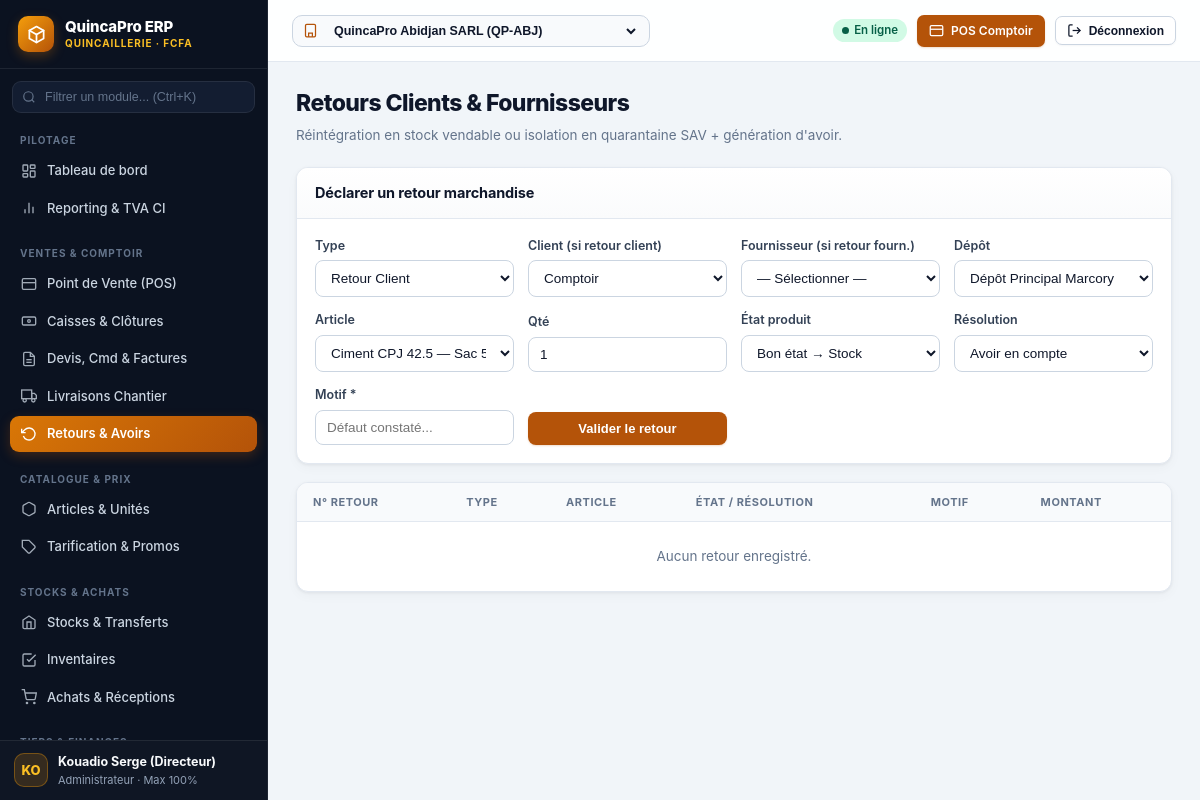
The page /returns/ (signed in) on the database its author committed.
### apps/accounts/models.py (models this page shows, shortened)
class User(AbstractUser):
    full_name = models.CharField(max_length=140, blank=True)
    phone = models.CharField(max_length=40, blank=True)
    role = models.ForeignKey(Role, on_delete=models.PROTECT, null=True, blank=True, related_name='users')
    pin_hash = models.CharField(max_length=255, blank=True)
    default_company = models.ForeignKey('organization.Company', on_delete=models.PROTECT, null=True, blank=True)
    default_warehouse = models.ForeignKey('organization.Warehouse', on_delete=models.PROTECT, null=True, blank=True)
    failed_attempts = models.PositiveSmallIntegerField(default=0)
    locked_until = models.DateTimeField(null=True, blank=True)
    @property
    def display_name(self):
        return self.full_name or self.get_full_name() or self.username
    @property
    def max_discount_percent(self):
        if self.is_superuser:
            return 100
        return float(self.role.max_discount_percent) if self.role else 0.0

class Role(models.Model):
    code = models.CharField(max_length=32, unique=True)
    name = models.CharField(max_length=80)
    description = models.CharField(max_length=255, blank=True)
    max_discount_percent = models.DecimalField(max_digits=5, decimal_places=2, default=0)
    can_approve_override = models.BooleanField(default=False)
    permissions = models.JSONField(default=list, blank=True)
    is_system = models.BooleanField(default=False)
    class Meta:
        ordering = ['name']

### apps/returns/views.py (the view, shortened to what this page needs)
# urls.py: path('returns/', returns_view, name='returns'),
@require_perm('returns.view')
def returns_view(request):
    return render(request, 'returns/returns.html', {
        'returns': ReturnOrder.objects.filter(company=request.company).select_related('product', 'client', 'supplier', 'warehouse'),
        'clients': Client.objects.filter(company=request.company),
        'suppliers': Supplier.objects.filter(company=request.company),
        'warehouses': Warehouse.objects.filter(store__company=request.company, is_active=True),
        'products': Product.objects.filter(is_active=True),
    })

### templates/returns/returns.html (shortened to what this page needs)
{% extends 'base.html' %}
{% load erp_tags %}
{% block content %}
<div class="page-header"><div><h1>Retours Clients & Fournisseurs</h1><p>Réintégration en stock vendable ou isolation en quarantaine SAV + génération d'avoir.</p></div></div>
{% if 'returns.manage' in user_perms %}
<div class="card" style="margin-bottom:18px;">
  <div class="card-header"><h2>Déclarer un retour marchandise</h2></div>
  <div class="card-body">
    <form method="post" class="form-grid" style="align-items:end;">
      <div class="field"><label>Type</label><select name="return_type"><option value="CLIENT_RETURN">Retour Client</option><option value="SUPPLIER_RETURN">Retour Fournisseur</option></select></div>
      <div class="field"><label>Client (si retour client)</label><select name="client_id"><option value="">Comptoir</option>{% for c in clients %}<option value="{{ c.id }}">{{ c.name }}</option>{% endfor %}</select></div>
      <div class="field"><label>Fournisseur (si retour fourn.)</label><select name="supplier_id"><option value="">— Sélectionner —</option>{% for s in suppliers %}<option value="{{ s.id }}">{{ s.name }}</option>{% endfor %}</select></div>
      <div class="field"><label>Dépôt</label><select name="warehouse_id">{% for w in warehouses %}<option value="{{ w.id }}">{{ w.name }}</option>{% endfor %}</select></div>
      <div class="field"><label>Article</label><select name="product_id">{% for p in products %}<option value="{{ p.id }}">{{ p.name }}</option>{% endfor %}</select></div>
      <div class="field"><label>Qté</label><input type="number" name="quantity" min="1" value="1" class="input" required /></div>
      <div class="field"><label>État produit</label><select name="condition"><option value="GOOD_RESTOCK">Bon état → Stock</option><option value="DEFECTIVE_QUARANTINE">Défectueux → Quarantaine</option></select></div>
      <div class="field"><label>Résolution</label><select name="resolution"><option value="CREDIT_NOTE">Avoir en compte</option><option value="REFUND">Remboursement</option><option value="REPLACEMENT">Remplacement</option></select></div>
      <div class="field"><label>Motif *</label><input name="reason" class="input" required placeholder="Défaut constaté..." /></div>
      <button class="btn btn-primary">Valider le retour</button>
    </form>
  </div>
</div>
{% endif %}
<div class="card">
  <div class="table-wrap">
    <table class="erp-table">
      <thead><tr><th>N° Retour</th><th>Type</th><th>Article</th><th>État / Résolution</th><th>Motif</th><th class="num">Montant</th></tr></thead>
      <tbody>
        {% for r in returns %}
          <tr>
            <td><strong>{{ r.number }}</strong><div class="small muted">{{ r.created_at|date:'d/m/Y' }}</div></td>
            <td><span class="badge badge-info">{{ r.get_return_type_display }}</span></td>
            <td>{{ r.product.name }} (×{{ r.quantity|qty }})</td>
            <td class="small">{{ r.get_condition_display }} · <strong>{{ r.get_resolution_display }}</strong></td>
            <td class="small muted">{{ r.reason }}</td>
            <td class="num"><strong>{{ r.total_amount|fcfa }}</strong></td>
          </tr>
        {% empty %}
          <tr><td colspan="6" class="muted" style="text-align:center; padding:24px;">Aucun retour enregistré.</td></tr>
        {% endfor %}
      </tbody>
    </table>
  </div>
</div>
{% endblock %}

### templates/base.html (shortened to what this page needs)
{% load static erp_tags %}
<!doctype html>
<html lang="fr">
<head>
  <link rel="stylesheet" href="{% static 'css/erp.css' %}" />
</head>
<body>
<div class="erp-shell">
  <aside class="erp-sidebar" id="erpSidebar" aria-label="Navigation principale">
    <div class="erp-brand">
      <div class="erp-brand-left">
        <div class="erp-brand-icon" aria-hidden="true">
          <svg width="19" height="19" viewBox="0 0 24 24" fill="none" stroke="currentColor" stroke-width="2.2" stroke-linecap="round" stroke-linejoin="round">
            <path d="M12 2L3 7v10l9 5 9-5V7l-9-5z"/><path d="M12 22V12"/><path d="M21 7l-9 5-9-5"/>
          </svg>
        </div>
        <div>
          <div class="erp-brand-title">QuincaPro ERP</div>
          <div class="erp-brand-sub">Quincaillerie · FCFA</div>
        </div>
      </div>
    </div>
    <div class="sidebar-search">
      <div class="sidebar-search-wrap">
        <span class="sidebar-search-icon" aria-hidden="true">
        </span>
        <input id="navQuickFilter" type="search" placeholder="Filtrer un module... (Ctrl+K)" autocomplete="off" oninput="filterNav(this.value)" />
      </div>
    </div>
    <nav class="erp-nav" id="erpNav">
      <div class="nav-section">
        <div class="nav-section-title">Pilotage</div>
        {% if 'dashboard.view' in user_perms %}
          <a class="nav-link {% if request.path == '/' %}active{% endif %}" href="/">
            <svg viewBox="0 0 24 24" fill="none" stroke="currentColor" stroke-width="2"><rect x="3" y="3" width="7" height="9" rx="1"/><rect x="14" y="3" width="7" height="5" rx="1"/><rect x="14" y="12" width="7" height="9" rx="1"/><rect x="3" y="16" width="7" height="5" rx="1"/></svg>
            <span>Tableau de bord</span>
          </a>
        {% endif %}
        {% if 'reporting.view' in user_perms %}
          <a class="nav-link {% if '/reporting' in request.path %}active{% endif %}" href="/reporting/">
            <svg viewBox="0 0 24 24" fill="none" stroke="currentColor" stroke-width="2"><line x1="18" y1="20" x2="18" y2="10"/><line x1="12" y1="20" x2="12" y2="4"/><line x1="6" y1="20" x2="6" y2="14"/></svg>
            <span>Reporting &amp; TVA CI</span>
          </a>
        {% endif %}
      </div>
      <div class="nav-section">
        <div class="nav-section-title">Ventes &amp; Comptoir</div>
        {% if 'pos.sell' in user_perms %}
          <a class="nav-link {% if '/pos' in request.path %}active{% endif %}" href="/pos/">
            <svg viewBox="0 0 24 24" fill="none" stroke="currentColor" stroke-width="2"><rect x="2" y="4" width="20" height="16" rx="2"/><line x1="2" y1="10" x2="22" y2="10"/></svg>
            <span>Point de Vente (POS)</span>
          </a>
        {% endif %}
        {% if 'cash.view' in user_perms %}
          <a class="nav-link {% if '/cash' in request.path %}active{% endif %}" href="/cash/">
            <svg viewBox="0 0 24 24" fill="none" stroke="currentColor" stroke-width="2"><rect x="2" y="6" width="20" height="12" rx="2"/><circle cx="12" cy="12" r="2"/><path d="M6 12h.01M18 12h.01"/></svg>
            <span>Caisses &amp; Clôtures</span>
          </a>
        {% endif %}
        {% if 'sales.view' in user_perms %}
          <a class="nav-link {% if '/sales' in request.path %}active{% endif %}" href="/sales/">
            <svg viewBox="0 0 24 24" fill="none" stroke="currentColor" stroke-width="2"><path d="M14 2H6a2 2 0 0 0-2 2v16a2 2 0 0 0 2 2h12a2 2 0 0 0 2-2V8z"/><polyline points="14 2 14 8 20 8"/><line x1="16" y1="13" x2="8" y2="13"/><line x1="16" y1="17" x2="8" y2="17"/></svg>
            <span>Devis, Cmd &amp; Factures</span>
          </a>
        {% endif %}
        {% if 'deliveries.view' in user_perms %}
          <a class="nav-link {% if '/deliveries' in request.path %}active{% endif %}" href="/deliveries/">
            <svg viewBox="0 0 24 24" fill="none" stroke="currentColor" stroke-width="2"><rect x="1" y="3" width="15" height="13"/><polygon points="16 8 20 8 23 11 23 16 16 16 16 8"/><circle cx="5.5" cy="18.5" r="2.5"/><circle cx="18.5" cy="18.5" r="2.5"/></svg>
            <span>Livraisons Chantier</span>
          </a>
        {% endif %}
        {% if 'returns.view' in user_perms %}
          <a class="nav-link {% if '/returns' in request.path %}active{% endif %}" href="/returns/">
            <svg viewBox="0 0 24 24" fill="none" stroke="currentColor" stroke-width="2"><polyline points="1 4 1 10 7 10"/><path d="M3.51 15a9 9 0 1 0 2.13-9.36L1 10"/></svg>
            <span>Retours &amp; Avoirs</span>
          </a>
        {% endif %}
      </div>
      <div class="nav-section">
        <div class="nav-section-title">Catalogue &amp; Prix</div>
        {% if 'catalog.view' in user_perms %}
          <a class="nav-link {% if '/catalog' in request.path %}active{% endif %}" href="/catalog/">
            <svg viewBox="0 0 24 24" fill="none" stroke="currentColor" stroke-width="2"><path d="M21 16V8a2 2 0 0 0-1-1.73l-7-4a2 2 0 0 0-2 0l-7 4A2 2 0 0 0 3 8v8a2 2 0 0 0 1 1.73l7 4a2 2 0 0 0 2 0l7-4A2 2 0 0 0 21 16z"/></svg>
            <span>Articles &amp; Unités</span>
          </a>
        {% endif %}
        {% if 'pricing.view' in user_perms %}
          <a class="nav-link {% if '/pricing' in request.path %}active{% endif %}" href="/pricing/">
            <svg viewBox="0 0 24 24" fill="none" stroke="currentColor" stroke-width="2"><path d="M20.59 13.41l-7.17 7.17a2 2 0 0 1-2.83 0L2 12V2h10l8.59 8.59a2 2 0 0 1 0 2.82z"/><line x1="7" y1="7" x2="7.01" y2="7"/></svg>
            <span>Tarification &amp; Promos</span>
          </a>
        {% endif %}
      </div>
      <div class="nav-section">
        <div class="nav-section-title">Stocks &amp; Achats</div>
        {% if 'inventory.view' in user_perms %}
          <a class="nav-link {% if '/inventory' in request.path %}active{% endif %}" href="/inventory/">
            <svg viewBox="0 0 24 24" fill="none" stroke="currentColor" stroke-width="2"><path d="M3 9l9-6 9 6v11a2 2 0 0 1-2 2H5a2 2 0 0 1-2-2z"/><polyline points="9 22 9 12 15 12 15 22"/></svg>
            <span>Stocks &amp; Transferts</span>
          </a>
        {% endif %}
        {% if 'stock_counts.view' in user_perms %}
          <a class="nav-link {% if '/stock-counts' in request.path %}active{% endif %}" href="/stock-counts/">
            <svg viewBox="0 0 24 24" fill="none" stroke="currentColor" stroke-width="2"><path d="M9 11l3 3L22 4"/><path d="M21 12v7a2 2 0 0 1-2 2H5a2 2 0 0 1-2-2V5a2 2 0 0 1 2-2h11"/></svg>
            <span>Inventaires</span>
          </a>
        {% endif %}
        {% if 'purchases.view' in user_perms %}
          <a class="nav-link {% if '/purchases' in request.path %}active{% endif %}" href="/purchases/">
            <svg viewBox="0 0 24 24" fill="none" stroke="currentColor" stroke-width="2"><circle cx="9" cy="21" r="1"/><circle cx="20" cy="21" r="1"/><path d="M1 1h4l2.68 13.39a2 2 0 0 0 2 1.61h9.72a2 2 0 0 0 2-1.61L23 6H6"/></svg>
            <span>Achats &amp; Réceptions</span>
          </a>
        {% endif %}
      </div>
      <div class="nav-section">
        <div class="nav-section-title">Tiers &amp; Finances</div>
      </div>
    </nav>
    <div class="sidebar-footer">
      <div class="user-avatar" aria-hidden="true">{{ request.user.display_name|slice:":2"|upper }}</div>
      <div class="sidebar-user-meta">
        <div class="sidebar-user-name">{{ request.user.display_name }}</div>
        <div class="sidebar-user-role">{{ request.user.role.name|default:'Superuser' }} · Max {{ request.user.max_discount_percent }}%</div>
      </div>
    </div>
  </aside>
  <div class="erp-main">
    <header class="erp-topbar no-print">
      <div class="topbar-left">
        {% if available_companies|length > 1 %}
          <form method="post" action="/organization/switch-company/" class="company-pill">
            <svg width="15" height="15" viewBox="0 0 24 24" fill="none" stroke="#b45309" stroke-width="2"><rect x="4" y="2" width="16" height="20" rx="2"/><path d="M9 22v-6h6v6"/></svg>
            <select name="company_id" class="company-select" onchange="this.form.submit()" aria-label="Société active">
              {% for comp in available_companies %}
                <option value="{{ comp.id }}" {% if active_company and comp.id == active_company.id %}selected{% endif %}>
                  {{ comp.legal_name }} ({{ comp.code }})
                </option>
              {% endfor %}
            </select>
          </form>
        {% elif active_company %}
          <div class="company-pill">
            <svg width="15" height="15" viewBox="0 0 24 24" fill="none" stroke="#b45309" stroke-width="2"><rect x="4" y="2" width="16" height="20" rx="2"/><path d="M9 22v-6h6v6"/></svg>
            <strong class="small">{{ active_company.legal_name }}</strong>
          </div>
        {% endif %}
      </div>
      <div class="topbar-right">
        <span id="netStatusBadge" class="badge badge-success">
        </span>
        {% if 'pos.sell' in user_perms %}
          <a href="/pos/" class="btn btn-primary btn-sm">
            <svg viewBox="0 0 24 24" fill="none" stroke="currentColor" stroke-width="2"><rect x="2" y="4" width="20" height="16" rx="2"/><line x1="2" y1="10" x2="22" y2="10"/></svg>
            <span>POS Comptoir</span>
          </a>
        {% endif %}
        <form method="post" action="/logout/">
          <button type="submit" class="btn btn-secondary btn-sm">
            <svg viewBox="0 0 24 24" fill="none" stroke="currentColor" stroke-width="2"><path d="M9 21H5a2 2 0 0 1-2-2V5a2 2 0 0 1 2-2h4"/><polyline points="16 17 21 12 16 7"/><line x1="21" y1="12" x2="9" y2="12"/></svg>
            <span>Déconnexion</span>
          </button>
        </form>
      </div>
    </header>
    <main class="erp-content">
      {% block content %}{% endblock %}
    </main>
  </div>
</div>
</body>
</html>

### rows shown on the page
User: user.display_name "KO", user.display_name "Kouadio Serge (Directeur)", user.role.name "Administrateur", user.max_discount_percent "100"

### other values the page prints
form field company_id "QuincaPro Abidjan SARL (QP-ABJ)"
form field warehouse_id "Dépôt Principal Marcory"
form field product_id "Ciment CPJ 42.5 — Sac 50 kg"
